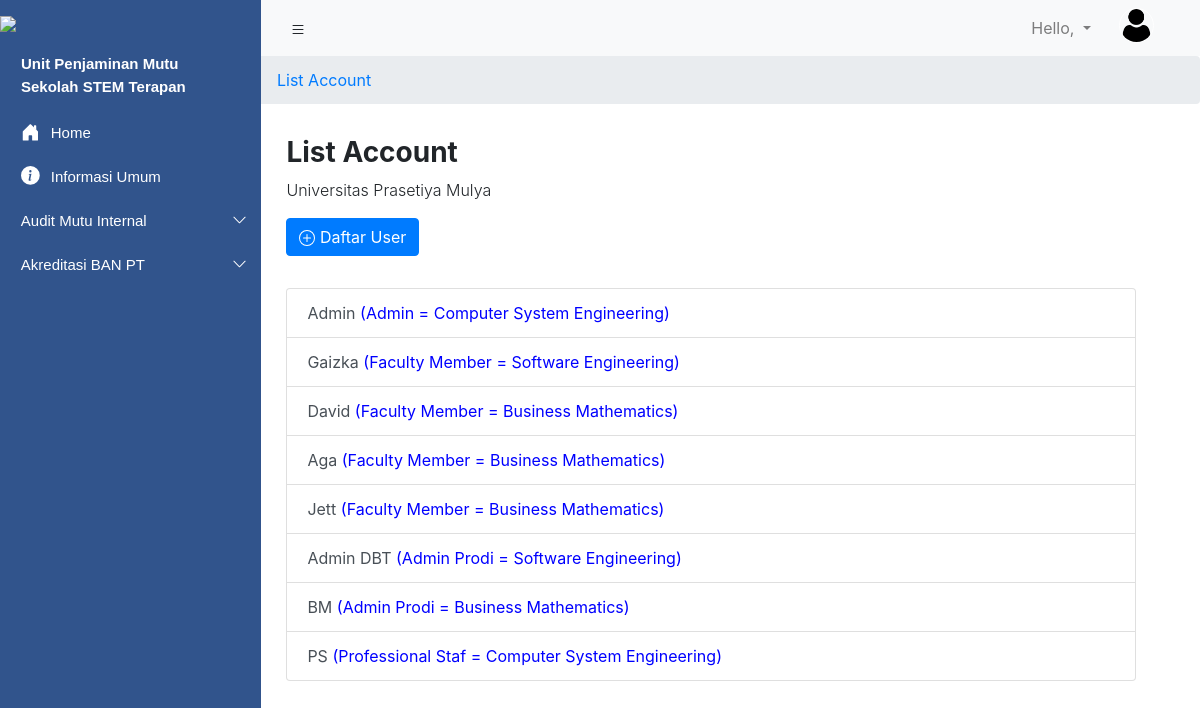
The page /akun/ on the database its author committed.
### Accounts/models.py (models this page shows)
class User(AbstractUser):
    prodi = models.ForeignKey(ProgramStudi, models.SET_NULL, blank=True, null=True, default=None)
    role_list = (
        ('Admin', 'Admin'),
        ('Admin Prodi', 'Admin Prodi'),
        ('Faculty Member', 'Faculty Member'),
        ('Professional Staf', 'Professional Staf')
    )
    roles = models.CharField(choices=role_list, max_length=40)
    profile_picture = models.ImageField(null=True, blank=True)
    objects = UserManager

class ProgramStudi(models.Model):
    nama_prodi = models.CharField(max_length=200)
    def __str__(self):
        return self.nama_prodi

### Accounts/views.py (the view)
# urls.py: path('akun/', akun.as_view(), name='akun'),
class akun(ListView):
    model = get_user_model()
    def get_context_data(self, **kwargs):
        context = super().get_context_data(**kwargs)
        return context

### Templates/Accounts/user_list.html (shortened to what this page needs)
{% extends 'main.html' %}
{% block content %}
<section>
  <nav aria-label="breadcrumb">
      <ol class="breadcrumb">
        <li class="breadcrumb-item"><a href="">List Account</a></li>
      </ol>
  </nav>
</section>
  <section class="page-title" style="margin-left: 17.9rem; ">
      <h3 class="font-weight-bold">List Account</h3>
      <p class="font-weight-light">Universitas Prasetiya Mulya</p>
      <a class="btn btn-primary" href="{% url 'register' %}">
          Daftar User
      </a>
  </section>
  <section class="page-title" style="margin-left: 17.9rem; margin-right: 4rem;">
    <div class="list-group">
      {%for item in object_list%}
        <a type="button" class="list-group-item list-group-item-action button" href="#">
          {{item.first_name}} <span style="color:blue">({{item.roles}} = {{item.prodi}})</span>
        </a>
      {%endfor%}
    </div>
  </section>
{% endblock %}

### static/css/main.css (style rules this page uses)
@media (min-width:768px) { .breadcrumb { margin-left: 250px; } }
@media (min-width:768px) { ol.breadcrumb { padding-left: 27px; } }
@media (min-width:768px) { .page-title { margin-top: 2rem; margin-left: 17.5rem; margin-right: 4rem; } }
@media (min-width:768px) { body { overflow-x: hidden; } }

### rows shown on the page
User: first_name "Admin", roles "Admin", prodi "Computer System Engineering"
User: first_name "Gaizka", roles "Faculty Member", prodi "Software Engineering"
User: first_name "David", roles "Faculty Member", prodi "Business Mathematics"
User: first_name "Aga", roles "Faculty Member", prodi "Business Mathematics"
User: first_name "Jett", roles "Faculty Member", prodi "Business Mathematics"
User: first_name "Admin DBT", roles "Admin Prodi", prodi "Software Engineering"
User: first_name "BM", roles "Admin Prodi", prodi "Business Mathematics"
User: first_name "PS", roles "Professional Staf", prodi "Computer System Engineering"
